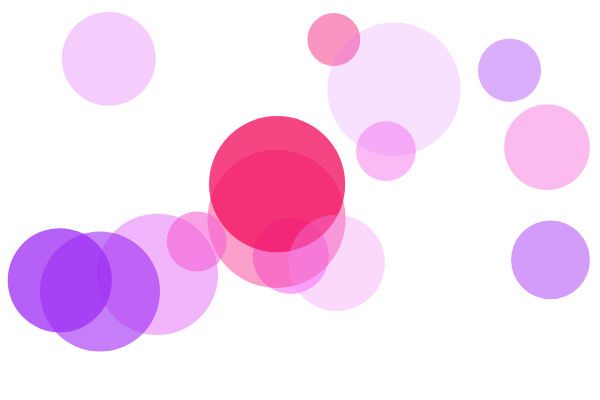
Frame 1 (no input)
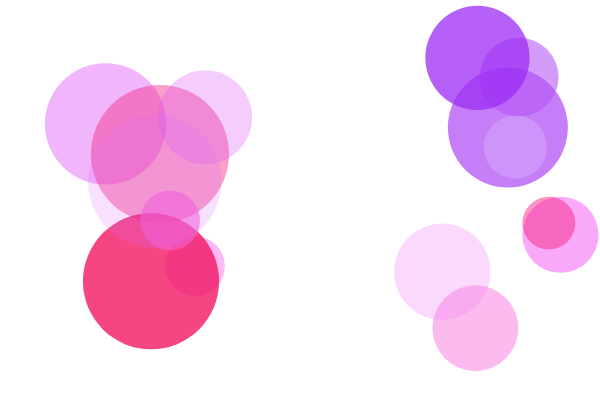
Frame 60 (no input)
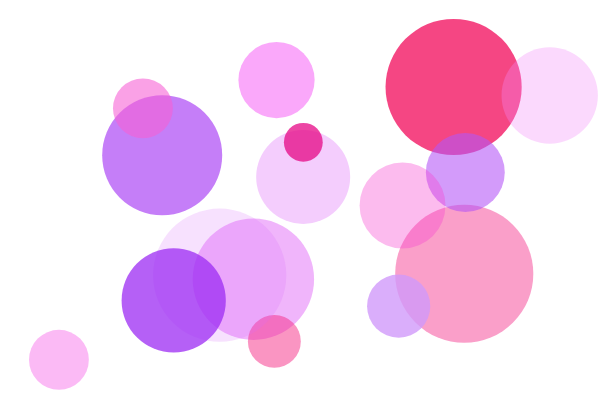
Frame 120 (the mouse pressed at the canvas centre since frame 60)

The p5.js sketch that drew these frames (run headless with seeded random() and noise() and a simulated clock; from frame 60 on, the mouse is pressed at the canvas centre):

// p5.js sketch
// ── sketch.js
// DM2008 — Activity 4b
// Objects in Motion (60 min)

// ============================
// Step 0: Global data
// ============================
let agents = []; // array to hold many objects
const NUM_START = 15; // you can tweak this

//Edge
let leftEdge = 0;
let rightEdge;
let topEdge = 0;
let bottomEdge;

function setup() {
  createCanvas(600, 400);
  colorMode(HSL);
  noStroke();

  rightEdge = width;
  bottomEdge = height;

  // ============================
  // Step 1: Populate the array
  // - Use a loop to create multiple instances
  // - Give each instance some randomized starting values
  // ============================
  for (let i = 0; i < NUM_START; i++) {
    let sz = random(50, 150);
    let x = random(0 + sz / 2, width - sz / 2);
    let y = random(0 + sz / 2, height - sz / 2);
    let speedX = random(-8, 8);
    let speedY = random(-8, 8);
    // TODO: pass any extra properties you plan to use
    agents.push(new Agent(x, y, sz, speedX, speedY));
  }
}

function draw() {
  background(230);

  // ============================
  // Step 2: Loop through the array
  // - Call at least TWO methods on each object
  //   e.g., update() then show()
  // ============================
  for (let i = 0; i < agents.length; i++) {
    agents[i].update(); // change over time
    agents[i].show(); // draw
  }

  // ============================
  // Step 3 (optional but recommended):
  // Removal / lifespan
  // - If your objects can "die", remove them safely.
  // - Use a backward loop to avoid skipping items when splicing.
  // ============================
  // for (let i = agents.length - 1; i >= 0; i--) {
  //   if (agents[i].life <= 0) {
  //     agents.splice(i, 1);
  // }
}

// ============================
// Step 4: Interaction (optional)
// - Add new objects with mouse clicks
// - Toggle behaviors with keys
// ============================
function mousePressed() {
  let sz = random(16, 40);
  let speedX = random(-2, 2);
  let speedY = random(-2, 2);
  agents.push(new Agent(mouseX, mouseY, sz, speedX, speedY));
}

function keyPressed() {
  // Example toggles—feel free to customize
  if (key === "C") {
    // clear all agents
    agents = [];
  }

  if (key == "p" || key == "P") {
    leftEdge += 10;
    rightEdge += 10;
    topEdge += 10;
    bottomEdge +=10;
    
  }
}

// ============================
// Step 5: Define your Class
// - Must have at least 1 property that changes over time
// - Must have at least 1 method besides show()
// - Feel free to add more properties/methods
// ============================
class Agent {
  constructor(x, y, sz, speedX, speedY) {
    // Required properties
    this.x = x;
    this.y = y;
    this.sz = sz;

    // Motion
    this.dx = speedX;
    this.dy = speedY;

    // Style (customize!)
    this.h = random(270, 340);
    this.l = random(40, 80);
    this.a = random(0.2, 0.8);
    // Lifespan (optional)
    // this.life = 255; // use this if you want fade/shrink/remove behavior
  }

  // Method #1: update — change over time
  update() {
    // Basic movement
    this.x += this.dx;
    this.y += this.dy;

    // Simple screen wrap (A) or bounce (B) — pick one or implement your own:

    // (A) Wrap:
    // if (this.x > width) {
    //   this.x = 0;
    // }
    // if (this.x < 0) {
    //   this.x = width;
    // }
    // if (this.y > height) {
    //   this.y = 0;
    // }
    // if (this.y < 0) {
    //   this.y = height;
    // }

    // (B) Bounce (comment Wrap out if you use Bounce):
    if (this.x - this.sz / 2 < leftEdge || this.x + this.sz / 2 > rightEdge) {
      this.dx *= -1;
    }
    if (this.y - this.sz / 2 < topEdge || this.y + this.sz / 2 > bottomEdge) {
      this.dy *= -1;
    }
    // Example of property changing over time:
    // subtle size pulse
    // this.sz += sin(frameCount * 0.05) * 0.2;

    // Or use a lifespan:
    // this.life -= 1;        // fade over time
    // this.sz -= 0.05;     // shrink slowly
  }

  // Method #2: show — draw the object
  show() {
    // If you use HSB, set colorMode(HSB) in setup()
    // colorMode(HSB, 360, 100, 100, 255);
    fill(this.h, 90, this.l, this.a);
    ellipse(this.x, this.y, this.sz);
    // Using RGB to keep it simple
    // fill(50 + (this.h % 200), 120, 200, this.a);
  }
}
/* ============================
   TODO ideas (pick at least one):
   - Add a second method besides show(), e.g., bounce(), shrink(), changeColor()
   - Make one property evolve over time (size, hue, alpha, speed)
   - Add a key or mouse interaction that changes *all* agents (loop over array)
   - Implement removal: shrink agents and splice them when too small
============================= */
